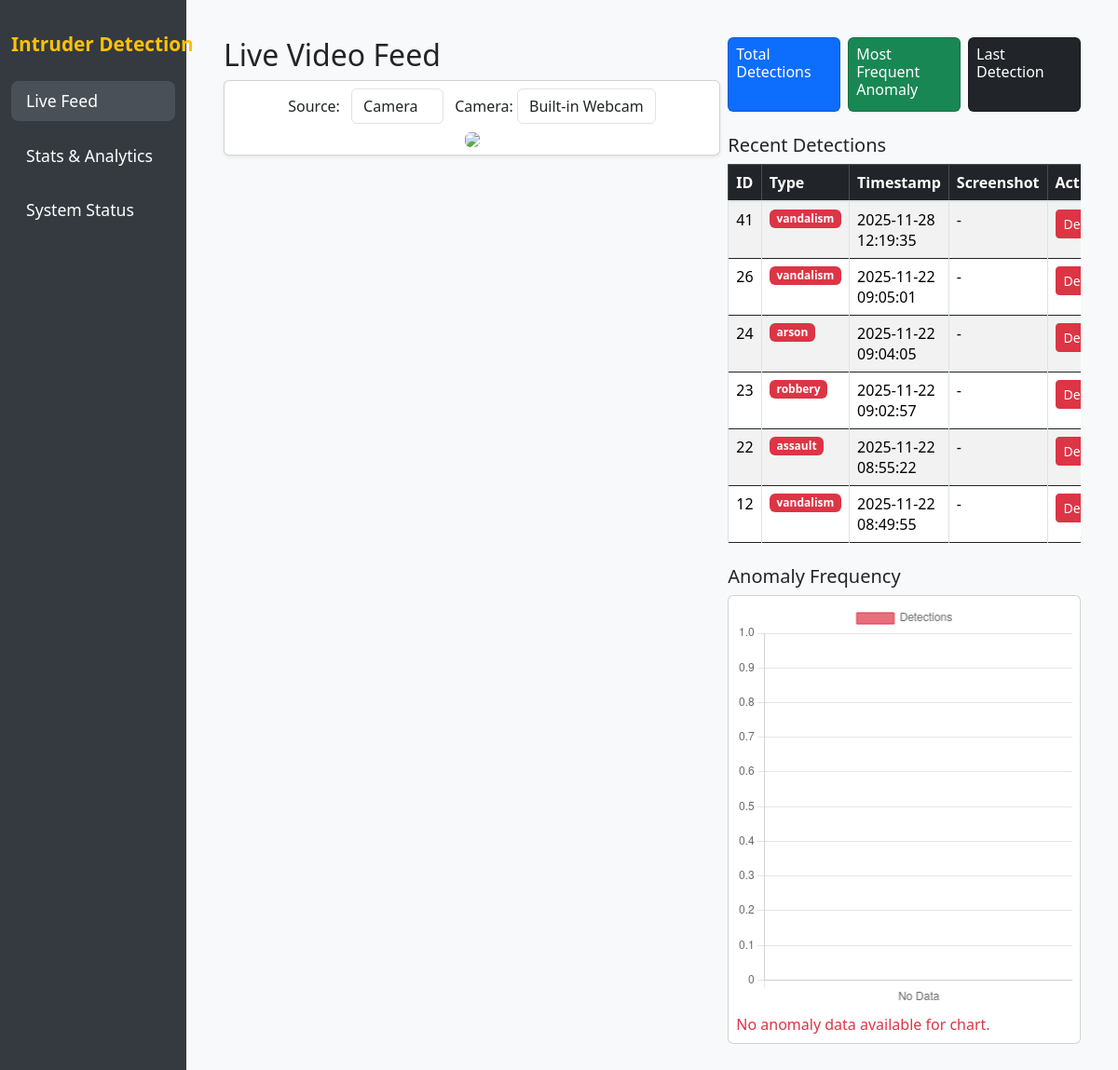
The page / on the database its author committed.
### tables this page shows
CREATE TABLE detections (
            id INTEGER PRIMARY KEY AUTOINCREMENT,
            event_type TEXT NOT NULL,
            confidence REAL,
            timestamp DATETIME DEFAULT CURRENT_TIMESTAMP,
            screenshot_path TEXT
        );

### webapp/app.py (the view, shortened to what this page needs)
@app.route('/')
def index():
    anomaly_data = {'labels': ['No Data'], 'counts': [0]}
    conn = get_db_connection()
    rows = conn.execute('SELECT id, event_type, confidence, timestamp, screenshot_path FROM detections ORDER BY timestamp DESC LIMIT 100').fetchall()
    detections = [
        {'id': row['id'], 'event_type': row['event_type'], 'confidence': row['confidence'], 'timestamp': row['timestamp'], 'screenshot_path': row['screenshot_path']}
        for row in rows
    ]
    conn.close()
    folders = [f for f in glob.glob('data/video/*') if os.path.isdir(f)]
    all_videos = []
    for folder in folders:
        all_videos.extend(glob.glob(os.path.join(folder, '*.mp4')))
    selected = random.sample(all_videos, min(200, len(all_videos)))
    video_list = []
    return render_template('index.html', anomaly_data=anomaly_data, detections=detections, video_list=video_list)

### webapp/app.py (called while the page is built)
def get_db_connection():
    conn = sqlite3.connect(DB_PATH)
    conn.row_factory = sqlite3.Row
    return conn

### webapp/templates/index.html (shortened to what this page needs)
<!DOCTYPE html>
<html lang="en">
  <head>
    <link
      href="https://maxcdn.bootstrapcdn.com/bootstrap/4.5.2/css/bootstrap.min.css"
      rel="stylesheet"
    />
  </head>
  <body>
    {% extends 'base.html' %} {% block content %}
    <div class="row mb-4">
      <div class="container-fluid px-2 py-2">
        <div class="row gx-2 gy-2">
          <div class="col-12 col-lg-7 mb-2">
            <h2 class="mb-2">Live Video Feed</h2>
            <div class="card shadow-sm mb-2">
              <div class="card-body p-2 text-center">
                <div class="mb-2">
                  <label for="sourceToggle" class="mr-2">Source:</label>
                  <select id="sourceToggle" class="form-control d-inline-block w-auto">
                    <option value="camera" selected>Camera</option>
                  </select>
                  <span id="cameraSelectWrapper">
                    <label for="cameraSelect" class="ml-2">Camera:</label>
                    <select id="cameraSelect" class="form-control d-inline-block w-auto">
                      <option value="builtin" selected>Built-in Webcam</option>
                    </select>
                  </span>
                </div>
                <img
                  id="videoFeedImg"
                  src="{{ url_for('video_feed', source='builtin') }}"
                  class="img-fluid rounded"
                  style="max-width: 100%; height: auto;"
                />
              </div>
            </div>
          </div>
          <div class="col-12 col-lg-5 mb-2">
            <div class="row gx-2 gy-2">
              <div class="col-12 col-md-4 mb-2">
                <div class="card text-white bg-primary h-100">
                  <div class="card-body p-2">
                    <h6 class="card-title mb-1">Total Detections</h6>
                  </div>
                </div>
              </div>
              <div class="col-12 col-md-4 mb-2">
                <div class="card text-white bg-success h-100">
                  <div class="card-body p-2">
                    <h6 class="card-title mb-1">Most Frequent Anomaly</h6>
                  </div>
                </div>
              </div>
              <div class="col-12 col-md-4 mb-2">
                <div class="card text-white bg-dark h-100">
                  <div class="card-body p-2">
                    <h6 class="card-title mb-1">Last Detection</h6>
                  </div>
                </div>
              </div>
            </div>
            <h5 class="mt-3 mb-2">Recent Detections</h5>
            <div class="table-responsive">
              <table class="table table-bordered table-striped align-middle mb-2">
                <thead class="table-dark">
                  <tr>
                    <th>ID</th>
                    <th>Type</th>
                    <th>Timestamp</th>
                    <th>Screenshot</th>
                     <th>Action</th>
                  </tr>
                </thead>
                <tbody>
                  {% for detection in detections %}
                  <tr id="detection-row-{{ detection['id'] }}">
                    <td>{{ detection['id'] }}</td>
                    <td>
                      <span
                        class="badge bg-{{
                          'danger' if detection['event_type'] != 'normal'
                          else 'secondary'
                        }}"
                        >{{ detection['event_type'] }}</span
                      >
                    </td>
                    <td>{{ detection['timestamp'] }}</td>
                    <td>
                      {% if detection['screenshot_path'] %}
                      <a
                        href="{{ url_for('static', filename=detection['screenshot_path']) }}"
                        target="_blank"
                      >
                        <img
                          src="{{ url_for('static', filename=detection['screenshot_path']) }}"
                          alt="Screenshot"
                          style="
                            width: 48px;
                            height: 32px;
                            border-radius: 4px;
                            border: 1px solid #ccc;
                          "
                        />
                      </a>
                      {% else %}-{% endif %}
                    </td>
                    <td>
                      <button class="btn btn-sm btn-danger delete-detection-btn" data-id="{{ detection['id'] }}">Delete</button>
                    </td>
                  </tr>
                  {% endfor %}
                </tbody>
              </table>
            </div>
            <h5 class="mt-3 mb-2">Anomaly Frequency</h5>
            <div class="card p-2 mb-2">
              <canvas id="anomalyChart" width="100%" height="120"></canvas>
              <div class="mt-2">
                {% if anomaly_data.counts|length == 0 or (anomaly_data.counts|length == 1 and anomaly_data.counts[0] == 0) %}
                  <div class="text-danger">No anomaly data available for chart.</div>
                {% endif %}
              </div>
            </div>
          </div>
        </div>
      </div>
    <script>
      document.addEventListener('DOMContentLoaded', function() {
        var anomalyData = JSON.parse('{{ anomaly_data | tojson | safe }}');
        var ctx = document.getElementById("anomalyChart").getContext("2d");
        new Chart(ctx, {
          type: "bar",
          data: {
            labels: anomalyData.labels,
            datasets: [
              {
                label: "Detections",
                data: anomalyData.counts,
                backgroundColor: "rgba(220,53,69,0.7)",
                borderColor: "rgba(220,53,69,1)",
                borderWidth: 1,
              },
            ],
          },
          options: {
            scales: {
              y: { beginAtZero: true },
            },
          },
        });
      });
    </script>
    {% endblock %}

### webapp/templates/base.html (style rules this page uses)
body { background: #f8f9fa; }

### rows shown on the page
detections: id "41", event_type "vandalism", timestamp "2025-11-28 12:19:35"
detections: id "26", event_type "vandalism", timestamp "2025-11-22 09:05:01"
detections: id "24", event_type "arson", timestamp "2025-11-22 09:04:05"
detections: id "23", event_type "robbery", timestamp "2025-11-22 09:02:57"
detections: id "22", event_type "assault", timestamp "2025-11-22 08:55:22"
detections: id "12", event_type "vandalism", timestamp "2025-11-22 08:49:55"
